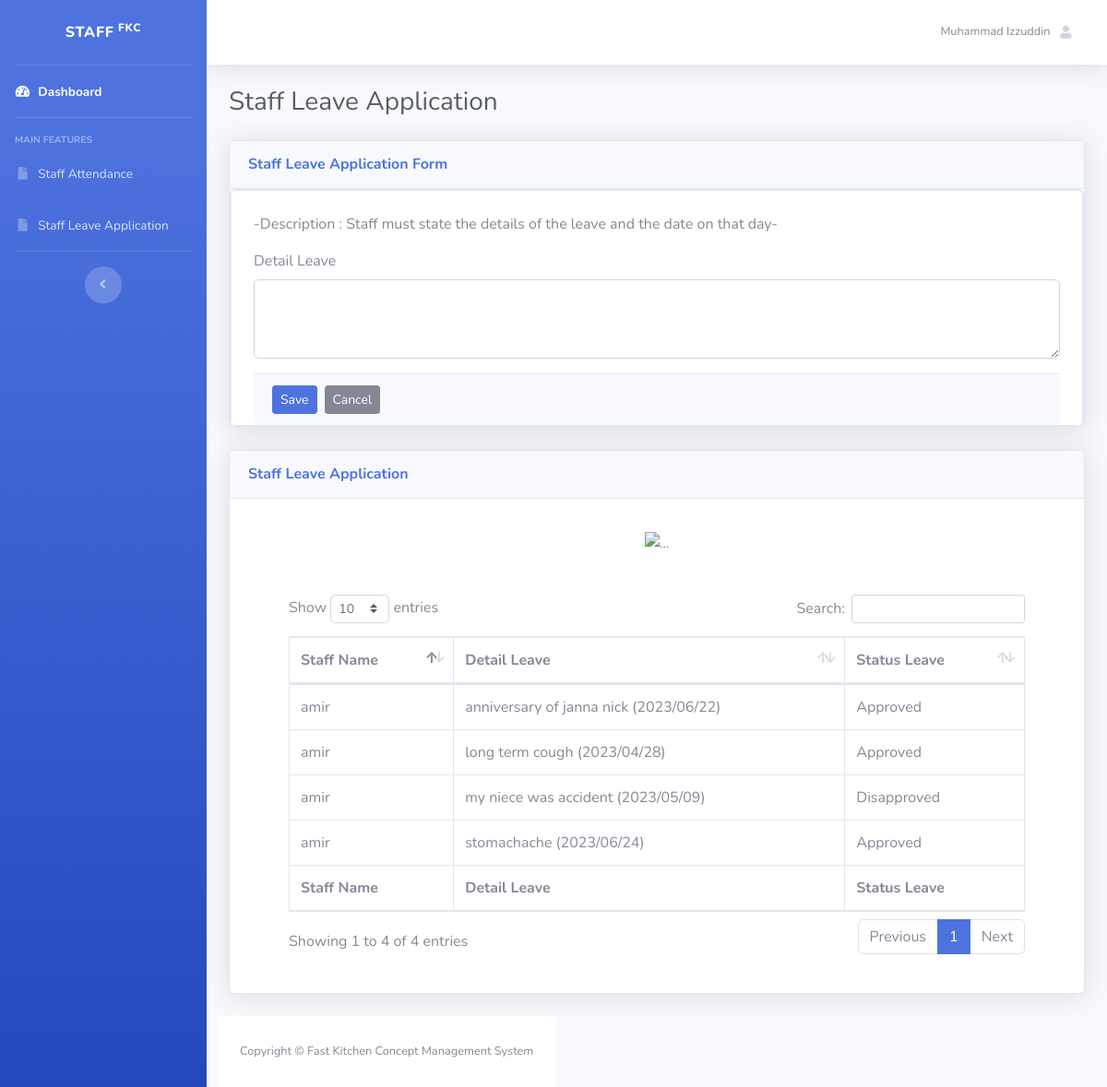
/staff/leave_application/index.php (signed in), run on the app's committed database.
### tables this page shows
CREATE TABLE `employee_leave` (
  `id_leave` int(25) NOT NULL,
  `id_staff` int(25) NOT NULL,
  `leave_detail` varchar(255) NOT NULL,
  `leave_status` varchar(255) NOT NULL
);

CREATE TABLE `staff` (
  `id_staff` int(25) NOT NULL,
  `staff_username` varchar(255) NOT NULL,
  `staff_password` varchar(100) NOT NULL,
  `staff_fname` varchar(255) NOT NULL,
  `staff_lname` varchar(255) NOT NULL,
  `staff_email` varchar(255) NOT NULL,
  `staff_phone` varchar(255) NOT NULL,
  `staff_address` varchar(255) NOT NULL,
  `staff_role` varchar(255) NOT NULL
);

### staff/leave_application/index.php (the view, shortened to what this page needs)
<?php
require('../../db/db_connect.php');
?>
<!DOCTYPE html>
<html lang="en">
<head>
   <link href="../../vendor/fontawesome-free/css/all.min.css" rel="stylesheet" type="text/css">
    <link href="../../css/sb-admin-2.min.css" rel="stylesheet">
        <link href="../../vendor/datatables/dataTables.bootstrap4.min.css" rel="stylesheet">
</head>
<body id="page-top">
    <div id="wrapper">
        <ul class="navbar-nav bg-gradient-primary sidebar sidebar-dark accordion" id="accordionSidebar">
            <a class="sidebar-brand d-flex align-items-center justify-content-center" href="../index.php">
                <div class="sidebar-brand-text mx-2">STAFF<sup> FKC</sup></div>
            </a>
            <hr class="sidebar-divider my-0">
            <li class="nav-item active">
                <a class="nav-link" href="../index.php">
                    <i class="fas fa-fw fa-tachometer-alt"></i>
                    <span>Dashboard</span></a>
            </li>
            <hr class="sidebar-divider">
            <div class="sidebar-heading">
                Main Features
            </div>
            <li class="nav-item">
                <a class="nav-link" href="../attendance_management/index.php">
                    <i class="fas fa-fw fa-file"></i>
                    <span>Staff Attendance</span></a>
            </li>
            <li class="nav-item">
                <a class="nav-link" href="index.php">
                    <i class="fas fa-fw fa-file"></i>
                    <span>Staff Leave Application</span></a>
            </li>
            <hr class="sidebar-divider d-none d-md-block">
            <div class="text-center d-none d-md-inline">
                <button class="rounded-circle border-0" id="sidebarToggle"></button>
            </div>
        </ul>
        <div id="content-wrapper" class="d-flex flex-column">
            <div id="content">
                <nav class="navbar navbar-expand navbar-light bg-white topbar mb-4 static-top shadow">
                    <ul class="navbar-nav ml-auto">
                        <li class="nav-item dropdown no-arrow">
                            <a class="nav-link dropdown-toggle" href="#" id="userDropdown" role="button"
                                data-toggle="dropdown" aria-haspopup="true" aria-expanded="false">
                                <span class="mr-2 d-none d-lg-inline text-gray-600 small">    <?php echo $_SESSION['name']; ?></span>
                                <i class="fas fa-user fa-sm fa-fw mr-2 text-gray-400"></i>
                            </a>
                        </li>
                    </ul>
                </nav>
                <div class="container-a">
                <div class="container-fluid">
                    <h1 class="h3 mb-4 text-gray-800">Staff Leave Application</h1>
                    <div class="card shadow mb-4">
                    <div class="card-header py-3">
                        <h6 class="m-0 font-weight-bold text-primary">Staff Leave Application Form</h6>
                    </div>
                    <div class="card card-outline card-primary">
                        <div class=" card card-outline  ">
                                <div class="container-fluid">
                                    <div id="msg"></div> <br>
                                    <form action="" id="manage-user" method="POST">
                                        <p>-Description : Staff must state the details of the leave and the date on that day-</p>
                                        <div class="form-group">
                                            <label for="leave_detail">Detail Leave</label>
                                            <textarea class="form-control" id="leave_detail" rows="3" name="leave_detail"></textarea>
                                        </div>
                                        <div class="card-footer">
                                            <div class="col-md-12">
                                                <div class="row">
                                                <button class="btn btn-sm btn-primary mr-2" id="submit" type="submit" name="submit">Save</button>
                                                <a class="btn btn-sm btn-secondary" href="index.php">Cancel</a>
                                                </div>
                                            </div>
                                        </div>
                                    </form>
                                </div>
                            </div>
                        </div>
                    </div>
                </div>
                <div class="container-b">
                    <div class="container-fluid">
                <div class="row">
                    <div class="col-lg-12 mb-6">
                        <div class="card shadow mb-4">
                            <div class="card-header py-3">
                                <h6 class="m-0 font-weight-bold text-primary">Staff Leave Application</h6>
                            </div>
                            <div class="card-body">
                                <div class="text-center">
                                    <img class="img-fluid px-3 px-sm-4 mt-3 mb-4" style="width: 25rem;"
                                        src="img/undraw_factory_dy-0-a.svg" alt="...">
                                </div>
                                    <div class="container-fluid">
                                        <div class="card-body">
                                            <div class="table-responsive">
                                                <table class="table table-bordered" id="dataTable" width="100%" cellspacing="0">
                                                    <thead>
                                                        <tr>
                                                            <th>Staff Name</th>
                                                            <th>Detail Leave</th>
                                                            <th>Status Leave</th>
                                                        </tr>
                                                    </thead>
                                                    <tfoot>
                                                        <tr>
                                                            <th>Staff Name</th>
                                                            <th>Detail Leave</th>
                                                            <th>Status Leave</th>
                                                        </tr>
                                                    </tfoot>
                                                    <tbody>
                                                    <?php
                                                    $sql = "SELECT * FROM employee_leave JOIN staff ON employee_leave.id_staff = staff.id_staff";
                                                    $sql_run = mysqli_query($conn, $sql);
                                                    while($row= mysqli_fetch_array($sql_run)){
                                                                        ?>
                                                        <tr>
                                                            <td><?php echo $row['staff_fname']; ?></td>
                                                            <td><?php echo $row['leave_detail']; ?></td>
                                                            <td><?php echo $row['leave_status']; ?></td>
                                                        </tr> <?php } ?>
                                                    </tbody>
                                                </table>
                                            </div>
                                        </div>
                                    </div>
                                    </div>
                                </div>
            </div>
            <footer class="sticky-footer bg-white">
                <div class="container my-auto">
                    <div class="copyright text-center my-auto">
                        <span>Copyright &copy; Fast Kitchen Concept Management System</span>
                    </div>
                </div>
            </footer>
        </div>
    </div>
</body>
</html>

### data on the page
employee_leave: id_staff.staff_fname "amir", leave_detail "anniversary of janna nick (2023/06/22)", leave_status "Approved"
employee_leave: id_staff.staff_fname "amir", leave_detail "long term cough (2023/04/28)", leave_status "Approved"
employee_leave: id_staff.staff_fname "amir", leave_detail "my niece was accident (2023/05/09)", leave_status "Disapproved"
employee_leave: id_staff.staff_fname "amir", leave_detail "stomachache (2023/06/24)", leave_status "Approved"

### other printed values
$_SESSION['name'] "Muhammad Izzuddin"
